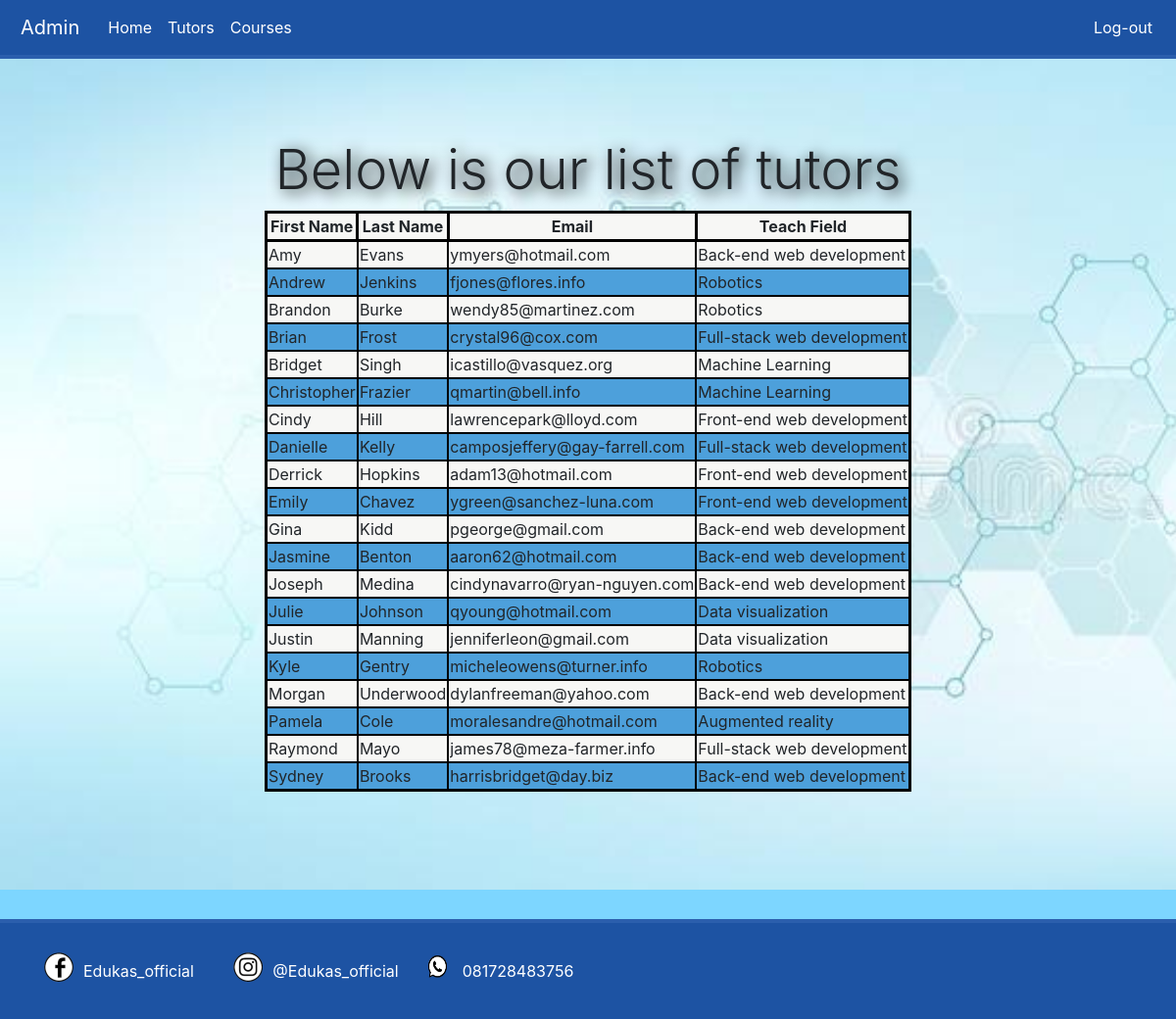
The app's page /djangoApp1/tutors/ (signed in) with its own data.
### djangoApp1/models.py (models this page shows, shortened)
class Tutor(models.Model):
    tutor_firstname = models.CharField(max_length=20)
    tutor_lastname = models.CharField(max_length=20)
    tutor_email = models.EmailField()
    tutor_teach_field = models.CharField(max_length=50)

### djangoApp1/views.py (the view)
# urls.py: path('tutors/', views.tutorsPage, name='tutorsPage'),
@login_required
def tutorsPage(request):
    tutor_data = Tutor.objects.order_by("tutor_firstname")
    context_dict = {"tutor_data":tutor_data}
    return render(request, "djangoApp1/tutorsPage.html", context=context_dict)

### templates/djangoApp1/tutorsPage.html (shortened to what this page needs)
{% extends "djangoApp1/base_main.html" %}
{% load static %}
{% block head_block %}
    <link rel="stylesheet" href="{% static 'djangoApp1/css/tutorsPage_master.css' %}">
{% endblock %}
{% block body_block %}
    <div class="container-fluid container_1">
        <h1 class="display-4 text_align_center header_1">Below is our list of tutors</h1>
        {% if tutor_data %}
            <div class="container">
                <table>
                    <thead>
                        <th class="text_align_center">First Name</th>
                        <th class="text_align_center">Last Name</th>
                        <th class="text_align_center">Email</th>
                        <th class="text_align_center">Teach Field</th>
                    </thead>
                    {% for tutor in tutor_data %}
                        <tr>
                            <td>{{ tutor.tutor_firstname }}</td>
                            <td>{{ tutor.tutor_lastname }}</td>
                            <td>{{ tutor.tutor_email }}</td>
                            <td>{{ tutor.tutor_teach_field }}</td>
                        </tr>
                    {% endfor %}
                </table>
            </div>
        {% endif %}
    </div>
{% endblock %}

### templates/djangoApp1/base_main.html (shortened to what this page needs)
<!DOCTYPE HTML>
{% load static %}
<html>
    <head>
        <link rel="stylesheet" href="https://stackpath.bootstrapcdn.com/bootstrap/4.3.1/css/bootstrap.min.css">
        <link rel="stylesheet" href="{% static 'djangoApp1/css/base_main_master.css' %}">
        {% block head_block %}
        {% endblock %}
    </head>
    <body>
        <nav class="navbar navbar-expand-lg">
            <a class="navbar-brand" href="{% url 'admin:index' %}">Admin</a>
            <div class="collapse navbar-collapse" id="navbarNavAltMarkup">
                <div class="navbar-nav mr-auto">
                    <a class="nav-link" href="{% url 'djangoApp1:mainPage' %}">Home</a>
                    <a class="nav-link" href="{% url 'djangoApp1:tutorsPage' %}">Tutors</a>
                    <a class="nav-link" href="#">Courses</a>
                </div>
                <div class="navbar-nav">
                    <a class="nav-link" href="{% url 'djangoApp1:logoutPage' %}">Log-out</a>
                </div>
            </div>
        </nav>
        {% block body_block %}
        {% endblock %}
        <footer id="footer_log">
            <div class="container-fluid">
                <div class="row">
                    <div class="col-md-6">
                        <div class="row">
                            <div class="col-lg-4 col-md-12 d-flex justify-content-start align-items-center">
                                <label for="facebook"><img class="image_footer" src="{% static 'djangoApp1/images/facebook.png' %}" alt="Picture was not found"></label>
                                <a id="facebook" href="https://www.facebok.com">Edukas_official</a>
                            </div>
                            <div class="col-lg-4 col-md-12 d-flex justify-content-start align-items-center">
                                <label for="instagram"><img class="image_footer" src="{% static 'djangoApp1/images/instagram.png' %}" alt="Picture was not found"></label>
                                <a id="instagram" href="https://www.instagram.com">@Edukas_official</a>
                            </div>
                            <div class="col-lg-4 col-md-12 d-flex justify-content-start align-items-center">
                                <label for="whatsapp"><img class="image_footer" src="{% static 'djangoApp1/images/whatsapp.png' %}" alt="Picture was not found"></label>
                                <a id="whatsapp" href="https://www.whatsapp.com">081728483756</a>
                            </div>
                        </div>
                    </div>
                </div>
            </div>
        </footer>
    </body>
</html>

### static/djangoApp1/css/base_main_master.css (style rules this page uses)
html { height: 100%; }
body { margin: 0; height: 100%; display: flex; flex-direction: column; }
.text_align_center { text-align: center; }
.image_footer { width: 50px; height: 50px; }
#footer_log { margin-top: auto; background-color: #1d53a3; border-top: 4px solid #2b5fad; padding: 20px; }
#facebook, #instagram, #whatsapp { color: white; text-decoration: none; transition: 0.2s; margin-right: 30px; }
nav { background-color: #1d53a3; border-bottom: 4px solid #2b5fad; }
.nav-link, .navbar-brand { color: white; transition: 0.2s; text-decoration: none; text-align: center; padding: 5px; border-radius: 5px; }

### static/djangoApp1/css/tutorsPage_master.css (style rules this page uses)
body { background-color: #7dd6ff; }
table { margin: auto; border: 3px solid black; }
th { border: 3px solid black; }
tr { background-color: rgb(247, 247, 245); }
td { border: 2px solid black; }
.container_1 { background-repeat: no-repeat; background-size: cover; padding: 80px 30px 100px 30px; margin-bottom: 30px; }
.header_1 { text-shadow: 5px 3px 15px black; }

### records on screen
Tutor: tutor_firstname "Amy", tutor_lastname "Evans", tutor_email "ymyers@hotmail.com", tutor_teach_field "Back-end web development"
Tutor: tutor_firstname "Andrew", tutor_lastname "Jenkins", tutor_email "fjones@flores.info", tutor_teach_field "Robotics"
Tutor: tutor_firstname "Brandon", tutor_lastname "Burke", tutor_email "wendy85@martinez.com", tutor_teach_field "Robotics"
Tutor: tutor_firstname "Brian", tutor_lastname "Frost", tutor_email "crystal96@cox.com", tutor_teach_field "Full-stack web development"
Tutor: tutor_firstname "Bridget", tutor_lastname "Singh", tutor_email "icastillo@vasquez.org", tutor_teach_field "Machine Learning"
Tutor: tutor_firstname "Christopher", tutor_lastname "Frazier", tutor_email "qmartin@bell.info", tutor_teach_field "Machine Learning"
Tutor: tutor_firstname "Cindy", tutor_lastname "Hill", tutor_email "lawrencepark@lloyd.com", tutor_teach_field "Front-end web development"
Tutor: tutor_firstname "Danielle", tutor_lastname "Kelly", tutor_email "camposjeffery@gay-farrell.com", tutor_teach_field "Full-stack web development"
Tutor: tutor_firstname "Derrick", tutor_lastname "Hopkins", tutor_email "adam13@hotmail.com", tutor_teach_field "Front-end web development"
Tutor: tutor_firstname "Emily", tutor_lastname "Chavez", tutor_email "ygreen@sanchez-luna.com", tutor_teach_field "Front-end web development"
Tutor: tutor_firstname "Gina", tutor_lastname "Kidd", tutor_email "pgeorge@gmail.com", tutor_teach_field "Back-end web development"
Tutor: tutor_firstname "Jasmine", tutor_lastname "Benton", tutor_email "aaron62@hotmail.com", tutor_teach_field "Back-end web development"
Tutor: tutor_firstname "Joseph", tutor_lastname "Medina", tutor_email "cindynavarro@ryan-nguyen.com", tutor_teach_field "Back-end web development"
Tutor: tutor_firstname "Julie", tutor_lastname "Johnson", tutor_email "qyoung@hotmail.com", tutor_teach_field "Data visualization"
Tutor: tutor_firstname "Justin", tutor_lastname "Manning", tutor_email "jenniferleon@gmail.com", tutor_teach_field "Data visualization"
Tutor: tutor_firstname "Kyle", tutor_lastname "Gentry", tutor_email "micheleowens@turner.info", tutor_teach_field "Robotics"
Tutor: tutor_firstname "Morgan", tutor_lastname "Underwood", tutor_email "dylanfreeman@yahoo.com", tutor_teach_field "Back-end web development"
Tutor: tutor_firstname "Pamela", tutor_lastname "Cole", tutor_email "moralesandre@hotmail.com", tutor_teach_field "Augmented reality"
Tutor: tutor_firstname "Raymond", tutor_lastname "Mayo", tutor_email "james78@meza-farmer.info", tutor_teach_field "Full-stack web development"
Tutor: tutor_firstname "Sydney", tutor_lastname "Brooks", tutor_email "harrisbridget@day.biz", tutor_teach_field "Back-end web development"
